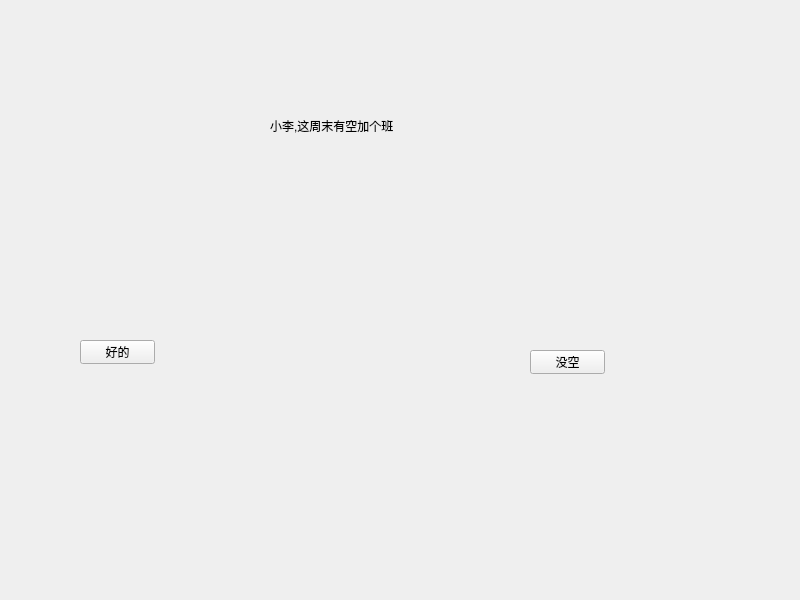
<?xml version="1.0" encoding="UTF-8"?>
<ui version="4.0">
 <class>Widget</class>
 <widget class="QWidget" name="Widget">
  <property name="geometry">
   <rect>
    <x>0</x>
    <y>0</y>
    <width>800</width>
    <height>600</height>
   </rect>
  </property>
  <property name="windowTitle">
   <string>Widget</string>
  </property>
  <widget class="QLabel" name="label">
   <property name="geometry">
    <rect>
     <x>270</x>
     <y>100</y>
     <width>191</width>
     <height>51</height>
    </rect>
   </property>
   <property name="text">
    <string>小李,这周末有空加个班</string>
   </property>
  </widget>
  <widget class="QPushButton" name="pushButton_accept">
   <property name="geometry">
    <rect>
     <x>80</x>
     <y>340</y>
     <width>75</width>
     <height>24</height>
    </rect>
   </property>
   <property name="text">
    <string>好的</string>
   </property>
  </widget>
  <widget class="QPushButton" name="pushButton_reject">
   <property name="geometry">
    <rect>
     <x>530</x>
     <y>350</y>
     <width>75</width>
     <height>24</height>
    </rect>
   </property>
   <property name="text">
    <string>没空</string>
   </property>
  </widget>
 </widget>
 <resources/>
 <connections/>
</ui>
